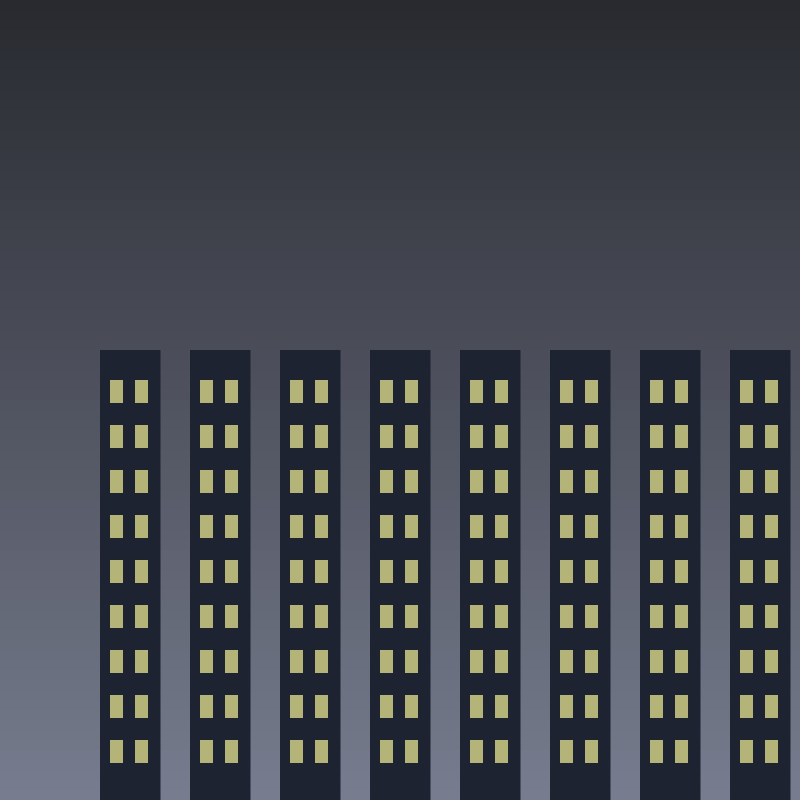
#> input picture assets/demo.jpg, 1600 x 1600 px (shown at 1/2 size)
$ python reel_template.py
#> lines starting #> are read from the running program, lines starting #| are printed output that depends on the picture
### src/template.py
"""
AravindNews24 — Post Template Renderer
Produces a 1080x1350 (Instagram 4:5) high-quality news post using one of
4 professional layouts (rotated/selected in src/main.py based on category
and — once real data exists — which variant actually gets more reach):

  1. full_bleed    — classic breaking-news look: full photo, bottom gradient,
                      pill + headline overlaid at the bottom
  2. split_banner  — photo on top, solid brand panel with headline below —
                      cleaner separation, good for business/data stories
  3. framed_card   — photo inset in a colored frame, headline in a boxed
                      card near the bottom — more polished/editorial feel
  4. text_card     — no photo at all: bold typography on a color-graded
                      background. Competes in the same rotation/tracking
                      as the photo templates for EVERY category, so real
                      reach data (not a guess) decides whether text-only
                      cards outperform photo cards for this audience.
                      (alert_card is a separate, hazard-themed no-photo
                      variant used only for fresh incidents — not part of
                      this general rotation.)
"""

from PIL import Image, ImageDraw, ImageFont, ImageFilter, ImageEnhance
import os

# ---- paths ----
BASE = os.path.dirname(os.path.dirname(os.path.abspath(__file__)))
FONTS = os.path.join(BASE, "assets", "fonts")
ANTON = os.path.join(FONTS, "Anton-Regular.ttf")
ARCHIVO = os.path.join(FONTS, "Archivo.ttf")
PT_SERIF = os.path.join(FONTS, "PTSerif-Bold.ttf")  # PT Serif (OFL), used by feed_post's overlay style

# ---- brand tokens ----
W, H = 1080, 1350
ACCENT = "#F5871F"        # orange accent (from your reference)
WHITE = "#FFFFFF"
NEAR_BLACK = "#0A0A0A"
MUTED = "#B8B8B8"

VARIANTS = ("full_bleed", "split_banner", "framed_card", "text_card")

# category -> pill color
CATEGORY_COLORS = {
    "BREAKING NEWS": "#E01E1E",
    "INDIA NEWS":    "#0EA5A5",
    "TAMIL NADU NEWS": "#F5871F",
    "WORLD NEWS":    "#1E6FE0",
    "SPORTS NEWS":   "#12A150",
    "BUSINESS NEWS": "#8B5CF6",
    "HOT TOPIC":     "#F5871F",
    "HUMAN INTEREST": "#E0499B",
    "INDIAN CINEMA": "#D4AF37",
}


def _font(path, size):
    return ImageFont.truetype(path, size)


def _fit_cover(img, w, h):
    """Scale + center-crop image to exactly fill w x h (no distortion)."""
    src_ratio = img.width / img.height
    dst_ratio = w / h
    if src_ratio > dst_ratio:
        new_h = h
        new_w = int(h * src_ratio)
    else:
        new_w = w
        new_h = int(w / src_ratio)
    img = img.resize((new_w, new_h), Image.LANCZOS)
    left = (new_w - w) // 2
    top = (new_h - h) // 2
    return img.crop((left, top, left + w, top + h))


def _wrap(draw, text, font, max_w):
    words = text.split()
    lines, cur = [], ""
    for word in words:
        test = (cur + " " + word).strip()
        if draw.textlength(test, font=font) <= max_w:
            cur = test
        else:
            if cur:
                lines.append(cur)
            cur = word
    if cur:
        lines.append(cur)
    return lines


def _bottom_gradient(size, height):
    """Transparent -> solid black gradient for the lower portion."""
    w, h = size
    grad = Image.new("L", (1, h), 0)
    for y in range(h):
        if y < h - height:
            grad.putpixel((0, y), 0)
        else:
            t = (y - (h - height)) / height
            grad.putpixel((0, y), int(255 * (t ** 1.3)))
    grad = grad.resize((w, h))
    black = Image.new("RGBA", (w, h), (5, 5, 5, 255))
    black.putalpha(grad)
    return black


# [21 lines left out: function _fit_contain_blurred, not called in this run]


def _load_photo(photo_path, w, h, smart_fit=False):
    photo = Image.open(photo_path).convert("RGB")
    src_ratio = photo.width / photo.height
    dst_ratio = w / h
    # Only deviate from the normal cover-crop when the mismatch is large
    # enough that cover-crop would cut off a large fraction of the frame
    # -- a photo close to 4:5 already looks fine cropped, and cropping is
    # simpler/more consistent with the rest of the brand's stock photos.
    if smart_fit and max(src_ratio, dst_ratio) / min(src_ratio, dst_ratio) > 1.25:
        photo = _fit_contain_blurred(photo, w, h)
    else:
        photo = _fit_cover(photo, w, h)
    photo = ImageEnhance.Contrast(photo).enhance(1.06)
    photo = ImageEnhance.Color(photo).enhance(1.08)
    return photo


def _draw_logo(canvas, draw, logo_path, x, y):
    # Removed by request -- this was drawing a text fallback ("ARAVIND
    # NEWS24 / LAST 24 HOURS - INDIA & WORLD") on every single post since
    # no real logo image file exists at logo_path. Left as a no-op (rather
    # than removing every call site) so it disappears from every template
    # at once, both the 4:5 feed cards and the 9:16 reel cards, which
    # import this same function.
    pass


def _headline_lines(draw, headline, max_w, max_lines=4, start_size=118, min_size=58):
    size = start_size
    while size > min_size:
        f_head = _font(ANTON, size)
        lines = _wrap(draw, headline.upper(), f_head, max_w)
        if len(lines) <= max_lines:
            break
        size -= 4
    f_head = _font(ANTON, size)
    lines = _wrap(draw, headline.upper(), f_head, max_w)
    return lines, f_head, size


def _hex_to_rgb(h):
    h = h.lstrip("#")
    return tuple(int(h[i:i + 2], 16) for i in (0, 2, 4))


# [47 lines left out: functions _mix, _vertical_gradient, _hazard_stripe_band, _draw_hazard_icon, not called in this run]


def _draw_headline_block(draw, lines, f_head, size, x, y, accent_up, color=WHITE):
    line_h = int(size * 0.98)
    for line in lines:
        cx = x
        if accent_up in line:
            before, _, after = line.partition(accent_up)
            if before:
                draw.text((cx, y), before, font=f_head, fill=color)
                cx += draw.textlength(before, font=f_head)
            draw.text((cx, y), accent_up, font=f_head, fill=ACCENT)
            cx += draw.textlength(accent_up, font=f_head)
            if after:
                draw.text((cx, y), after, font=f_head, fill=color)
        else:
            draw.text((cx, y), line, font=f_head, fill=color)
        y += line_h
    return y


# ============================================================
# Variant 1 — full_bleed (original layout)
# ============================================================
# [350 lines left out: functions _render_full_bleed, _render_split_banner, _render_framed_card, _render_text_card, _render_alert_card, render_overlay_png, not called in this run]


_RENDERERS = {
    "full_bleed": _render_full_bleed,
    "split_banner": _render_split_banner,
    "framed_card": _render_framed_card,
}


_NO_PHOTO_RENDERERS = {
    "text_card": _render_text_card,
    "alert_card": _render_alert_card,
}


# [10 lines left out: function render_post, not called in this run]


# [12 lines that do not run on import are left out]

### src/reel_template.py
"""
Reel Card Templates — native 9:16 (1080x1920)
==============================================
Separate from the 4:5 feed card (src/template.py), which is still used
UNCHANGED for the Facebook photo post (Facebook always gets a static
photo, even for a story published as an Instagram Reel) and for any
non-reel Instagram post. These templates exist because a Reel deserves
real full-screen composition instead of a 4:5 card just squeezed to fit,
and because Instagram's own UI permanently covers part of every Reel —
roughly the top ~150px (profile row) and bottom ~300px (caption, audio
info, like/comment/share/save icons) — so text here is placed to clear
both zones, unlike the feed card's tighter margins.

  1. reel_full_bleed   — full photo, bottom gradient, headline block
  2. reel_split_banner — photo on top ~60%, solid brand panel + headline
  3. reel_framed_card  — photo inset in a colored frame, boxed headline

Also exposes render_overlay_png(): the transparent-background version of
reel_full_bleed's text elements, composited via ffmpeg on top of a real
submitted video clip (src/video.py's render_reel_from_clip) instead of a
held photo.
"""

from PIL import Image, ImageDraw

from src.template import (
    ANTON, ARCHIVO, ACCENT, WHITE, NEAR_BLACK, MUTED, CATEGORY_COLORS,
    _font, _wrap, _bottom_gradient, _load_photo, _draw_logo,
    _headline_lines, _hex_to_rgb, _mix, _vertical_gradient, _draw_headline_block,
)

W, H = 1080, 1920
# Reels' own UI permanently covers roughly this much of every video --
# keep text clear of both bands.
SAFE_TOP = 160
SAFE_BOTTOM = 300

VARIANTS = ("reel_full_bleed", "reel_split_banner", "reel_framed_card")


# ============================================================
# Variant 1 — reel_full_bleed
# ============================================================
def _render_full_bleed(photo_path, category, headline, accent_word, out_path,
                        footer, handle, logo_path, smart_fit=False):
    pill_color = CATEGORY_COLORS.get(category, ACCENT)
    canvas = _load_photo(photo_path, W, H, smart_fit).convert("RGBA")

    grad = _bottom_gradient((W, H), int(H * 0.5))
    canvas = Image.alpha_composite(canvas, grad)

    top_grad = Image.new("L", (1, H), 0)
    for y in range(H):
        top_grad.putpixel((0, y), int(150 * max(0, (1 - y / (H * 0.14)))))
    top_grad = top_grad.resize((W, H))
    top_black = Image.new("RGBA", (W, H), (0, 0, 0, 255))
    top_black.putalpha(top_grad)
    canvas = Image.alpha_composite(canvas, top_black)

    draw = ImageDraw.Draw(canvas)
    MARGIN = 70
    footer_y = H - SAFE_BOTTOM
    headline_bottom = footer_y - 60

    _draw_logo(canvas, draw, logo_path, MARGIN, SAFE_TOP - 105)

    lines, f_head, size = _headline_lines(draw, headline, W - MARGIN * 2,
                                           max_lines=5, start_size=100, min_size=52)
    line_h = int(size * 0.98)
    total_h = line_h * len(lines)
    headline_top = headline_bottom - total_h

    f_cat = _font(ARCHIVO, 30)
    cat_text = category
    tw = draw.textlength(cat_text, font=f_cat)
    pill_h = 58
    pill_w = tw + 56
    pill_y = headline_top - pill_h - 26
    draw.rounded_rectangle([MARGIN, pill_y, MARGIN + pill_w, pill_y + pill_h],
                            radius=8, fill=pill_color)
    draw.text((MARGIN + 28, pill_y + 12), cat_text, font=f_cat, fill=WHITE)

    _draw_headline_block(draw, lines, f_head, size, MARGIN, headline_top, accent_word.upper())

    f_foot = _font(ARCHIVO, 32)
    draw.text((MARGIN, footer_y), footer, font=f_foot, fill=MUTED)
    fw = draw.textlength(footer + "  ", font=f_foot)
    draw.text((MARGIN + fw, footer_y), "→  " + handle, font=f_foot, fill=WHITE)

    canvas.convert("RGB").save(out_path, "JPEG", quality=95, subsampling=0)
    return out_path


# ============================================================
# Variant 2 — reel_split_banner
# ============================================================
def _render_split_banner(photo_path, category, headline, accent_word, out_path,
                          footer, handle, logo_path, smart_fit=False):
    pill_color = CATEGORY_COLORS.get(category, ACCENT)
    PHOTO_H = int(H * 0.6)
    MARGIN = 70

    photo = _load_photo(photo_path, W, PHOTO_H, smart_fit)
    canvas = Image.new("RGB", (W, H), NEAR_BLACK).convert("RGBA")
    canvas.paste(photo, (0, 0))

    top_grad = Image.new("L", (1, PHOTO_H), 0)
    for y in range(PHOTO_H):
        top_grad.putpixel((0, y), int(150 * max(0, (1 - y / (PHOTO_H * 0.3)))))
    top_grad = top_grad.resize((W, PHOTO_H))
    top_black = Image.new("RGBA", (W, PHOTO_H), (0, 0, 0, 255))
    top_black.putalpha(top_grad)
    canvas.alpha_composite(top_black, (0, 0))

    draw = ImageDraw.Draw(canvas)
    draw.rectangle([0, PHOTO_H, W, PHOTO_H + 6], fill=pill_color)

    _draw_logo(canvas, draw, logo_path, MARGIN, SAFE_TOP - 105)

    panel_top = PHOTO_H + 6
    cat_y = panel_top + 50

    f_cat = _font(ARCHIVO, 28)
    cat_text = category
    tw = draw.textlength(cat_text, font=f_cat)
    pill_h = 54
    draw.rounded_rectangle([MARGIN, cat_y, MARGIN + tw + 52, cat_y + pill_h],
                            radius=8, fill=pill_color)
    draw.text((MARGIN + 26, cat_y + 11), cat_text, font=f_cat, fill=WHITE)

    headline_top = cat_y + pill_h + 30
    footer_y = H - SAFE_BOTTOM
    max_headline_h = footer_y - 40 - headline_top
    lines, f_head, size = _headline_lines(
        draw, headline, W - MARGIN * 2, max_lines=5, start_size=88, min_size=44)
    line_h = int(size * 0.98)
    while line_h * len(lines) > max_headline_h and size > 40:
        size -= 4
        f_head = _font(ANTON, size)
        lines = _wrap(draw, headline.upper(), f_head, W - MARGIN * 2)
        line_h = int(size * 0.98)

    _draw_headline_block(draw, lines, f_head, size, MARGIN, headline_top, accent_word.upper())

    f_foot = _font(ARCHIVO, 32)
    draw.text((MARGIN, footer_y), footer, font=f_foot, fill=MUTED)
    fw = draw.textlength(footer + "  ", font=f_foot)
    draw.text((MARGIN + fw, footer_y), "→  " + handle, font=f_foot, fill=WHITE)

    canvas.convert("RGB").save(out_path, "JPEG", quality=95, subsampling=0)
    return out_path


# ============================================================
# Variant 3 — reel_framed_card
# ============================================================
def _render_framed_card(photo_path, category, headline, accent_word, out_path,
                         footer, handle, logo_path, smart_fit=False):
    pill_color = CATEGORY_COLORS.get(category, ACCENT)
    FRAME = 22
    MARGIN = 70

    canvas = Image.new("RGB", (W, H), pill_color).convert("RGBA")
    photo = _load_photo(photo_path, W - FRAME * 2, H - FRAME * 2, smart_fit)
    canvas.paste(photo, (FRAME, FRAME))

    inset_w, inset_h = W - FRAME * 2, H - FRAME * 2
    grad = _bottom_gradient((inset_w, inset_h), int(inset_h * 0.4))
    canvas.alpha_composite(grad, (FRAME, FRAME))

    top_grad = Image.new("L", (1, inset_h), 0)
    for y in range(inset_h):
        top_grad.putpixel((0, y), int(140 * max(0, (1 - y / (inset_h * 0.14)))))
    top_grad = top_grad.resize((inset_w, inset_h))
    top_black = Image.new("RGBA", (inset_w, inset_h), (0, 0, 0, 255))
    top_black.putalpha(top_grad)
    canvas.alpha_composite(top_black, (FRAME, FRAME))

    draw = ImageDraw.Draw(canvas)
    _draw_logo(canvas, draw, logo_path, MARGIN, SAFE_TOP - 105)

    f_cat = _font(ARCHIVO, 26)
    cat_text = category
    tw = draw.textlength(cat_text, font=f_cat)
    draw.rectangle([0, SAFE_TOP + 50, tw + 60, SAFE_TOP + 50 + 50], fill=NEAR_BLACK)
    draw.text((24, SAFE_TOP + 64), cat_text, font=f_cat, fill=pill_color)

    footer_y = H - SAFE_BOTTOM
    headline_bottom = footer_y - 60
    lines, f_head, size = _headline_lines(
        draw, headline, W - MARGIN * 2, max_lines=5, start_size=96, min_size=48)
    line_h = int(size * 0.98)
    total_h = line_h * len(lines)
    headline_top = headline_bottom - total_h

    _draw_headline_block(draw, lines, f_head, size, MARGIN, headline_top, accent_word.upper())

    f_foot = _font(ARCHIVO, 30)
    draw.text((MARGIN, footer_y), footer, font=f_foot, fill=MUTED)
    fw = draw.textlength(footer + "  ", font=f_foot)
    draw.text((MARGIN + fw, footer_y), "→  " + handle, font=f_foot, fill=WHITE)

    canvas.convert("RGB").save(out_path, "JPEG", quality=95, subsampling=0)
    return out_path


# ============================================================
# Transparent overlay — composited via ffmpeg on top of a real submitted
# video clip (src/video.py's render_reel_from_clip). Reuses reel_full_bleed's
# layout since a bottom-anchored gradient + text block is the one style
# that stays legible sitting on top of arbitrary moving video.
# ============================================================
# [50 lines left out: function render_overlay_png, not called in this run]


_RENDERERS = {
    "reel_full_bleed": _render_full_bleed,
    "reel_split_banner": _render_split_banner,
    "reel_framed_card": _render_framed_card,
}


def render_reel_card(photo_path, category, headline, accent_word, out_path,
                      footer="For the latest news", handle="@aravindnews24",
                      logo_path=None, variant="reel_full_bleed", smart_fit=False):
    category = category.upper()
    fn = _RENDERERS.get(variant, _render_full_bleed)
    return fn(photo_path, category, headline, accent_word, out_path,
              footer, handle, logo_path, smart_fit)


if __name__ == "__main__":
    import os
    BASE = os.path.dirname(os.path.dirname(os.path.abspath(__file__)))
    demo_photo = os.path.join(BASE, "assets", "demo.jpg")
    for v in VARIANTS:
        render_reel_card(
            photo_path=demo_photo,
            category="INDIA NEWS",
            headline="RBI cuts repo rate to boost economy",
            accent_word="repo rate",
            out_path=os.path.join(BASE, f"demo_reel_{v}.jpg"),
            variant=v,
        )
#> this loop made 3 passes
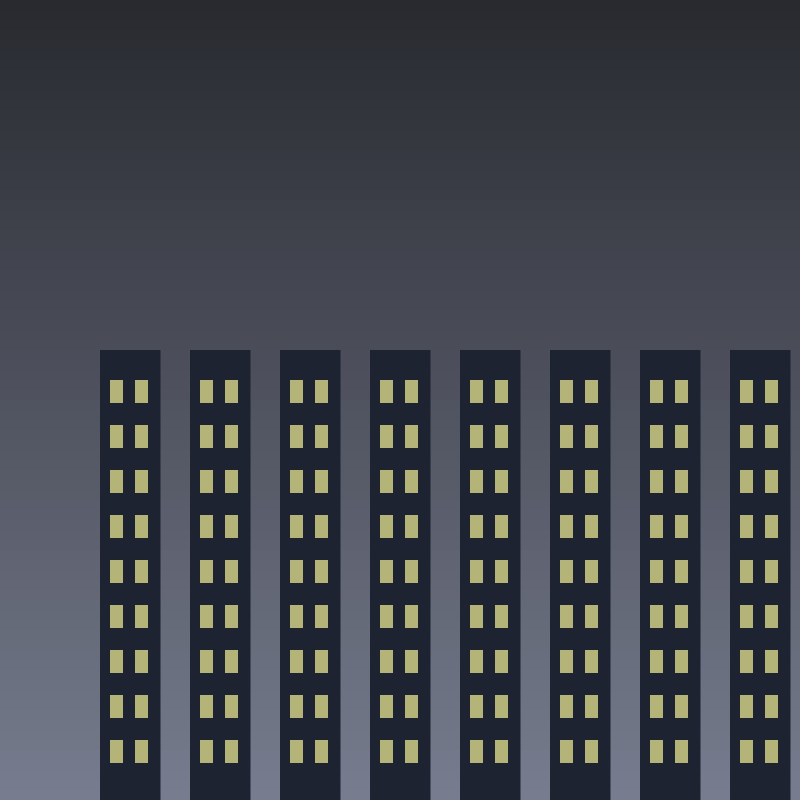
#> input picture assets/demo.jpg, 1600 x 1600 px (shown at 1/2 size)
#> pass 1, in _load_photo, `photo = _fit_cover(photo, w, h)`:
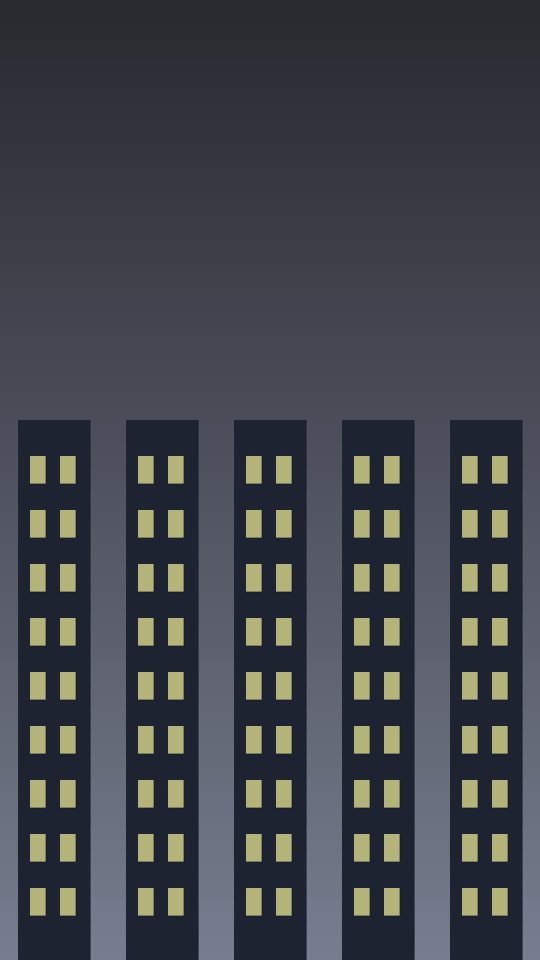
#> photo: PIL image 1080x1920 RGB (shown at 1/2 size); mean R, G, B 64.9, 68.6, 74.9
    print("rendered reel demo for all variants")
